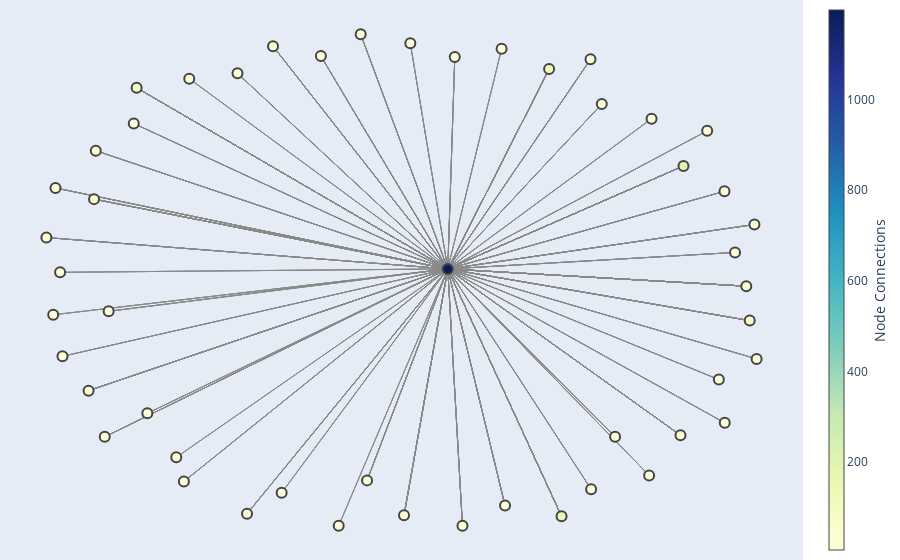

The notebook cell saved with this chart:
### Markdown cell above
### Step 3: Create an interactive plot of an email interaction network using NetworkX and Plotly.

In an email network, the same pair of nodes (email addresses) can have multiple interaction, we can capture the volume and frequency of email interactions between the same sender and recipient using MultiDiGraph (directed multigraph).

The codes also calculates the degree centrality for each node in the graph, which measures the number of connections (both in and out). Nodes with high degree centrality are key players in the network. They are either highly communicative (sending many emails) or highly sought after (receiving many emails).

Sorts nodes by degree centrality in descending order and selects the top 50 nodes for ease of visualization.
Nodes with 0 connections are removed and the positions of the nodes are computed using the spring layout algorithm, which positions nodes to minimize edge crossings and distribute them evenly.

### Code cell
# Create lists of email interactions for authors and recipients
edges = []
author_index, email_index, tag_index = 0, 1, 2
for row in df.iter_rows():
    if row[tag_index] == 'author':
        author_email = row[email_index]
    elif row[tag_index] == 'recipient':
        recipient_email = row[email_index]
        edges.append((author_email, recipient_email))

# Build the directed graph
G = nx.MultiDiGraph()
G.add_edges_from(edges)

# Calculate degree centrality (combining in-degree and out-degree)
degree_centrality = nx.degree_centrality(G)

# Identify top 50 nodes based on degree centrality
top_50_degree = sorted(degree_centrality.items(), key=lambda x: x[1], reverse=True)[:50] # modify the top X number as required.
top_50_nodes_by_degree = [node for node, _ in top_50_degree]

# Create a subgraph with the top 50 nodes
H_sub = G.subgraph(top_50_nodes_by_degree)

# Create a new MultiDiGraph based on the subgraph
H = nx.MultiDiGraph()
H.add_nodes_from(H_sub.nodes(data=True))
H.add_edges_from(H_sub.edges(keys=True, data=True))

# Remove nodes with 0 connections from the new graph
nodes_with_no_edges = [n for n, d in H.degree() if d == 0]
H.remove_nodes_from(nodes_with_no_edges)

# Layout for the graph
pos = nx.spring_layout(H)

# Hover text to mention # of Connections
degrees = dict(H.degree())
hover_texts = [f'Node: {node}<br># of Connections: {degrees[node]}' for node in H.nodes()]

# Extract edge positions and prepare hover text for edges
edge_x = []
edge_y = []
edge_hover_text = []
for edge in H.edges():
    x0, y0 = pos[edge[0]]
    x1, y1 = pos[edge[1]]
    edge_x.extend([x0, x1, None])
    edge_y.extend([y0, y1, None])
    # Display the connected nodes in the hover text
    edge_hover_text.extend([f'{edge[0]} - {edge[1]}', f'{edge[0]} - {edge[1]}', None])

edge_trace = go.Scatter(x=edge_x, y=edge_y, line=dict(width=0.5, color='#888'), hoverinfo='text', mode='lines',
                        text=edge_hover_text)

node_x = [pos[node][0] for node in H.nodes()]
node_y = [pos[node][1] for node in H.nodes()]

node_color = [degrees[node] for node in H.nodes()]

node_trace = go.Scatter(x=node_x, y=node_y, mode='markers', hoverinfo='text', text=hover_texts,
                        marker=dict(showscale=True, colorscale='YlGnBu', color=node_color, size=10,
                                    colorbar=dict(thickness=15, title='Node Connections', xanchor='left',
                                                  titleside='right'), line_width=2))

fig = go.Figure(data=[edge_trace, node_trace], layout=go.Layout(showlegend=False, hovermode='closest',
                                                                margin=dict(b=0, l=0, r=0, t=0),
                                                                xaxis=dict(showgrid=False, zeroline=False,
                                                                           showticklabels=False),
                                                                yaxis=dict(showgrid=False, zeroline=False,
                                                                           showticklabels=False)))

fig.show()

### Figure 1 — Plotly figure (JSON) as saved in the notebook; plotly's stock layout.template omitted (floating-point values rounded to 4 significant figures; data arrays with more than 128 entries replaced by an {"elided": "..."} marker saying what was removed)
{"data": [{"hoverinfo": "text", "line": {"color": "#888", "width": 0.5}, "mode": "lines", "text": {"elided": "3552 str values"}, "type": "scatter", "x": {"elided": "3552 float values"}, "y": {"elided": "3552 float values"}}, {"hoverinfo": "text", "marker": {"color": [13, 12, 11, 1197, 9, 15, 7, 7, 137, 10, 7, 32, 10, 13, 16, 9, 7, 8, 10, 31, 10, 14, 8, 17, 6, 22, 27, 24, 195, 115, 59, 8, 17, 12, 16, 41, 85, 9, 9, 8, 7, 10, 15, 9, 7, 8, 6, 19, 8, 16], "colorbar": {"thickness": 15, "title": {"side": "right", "text": "Node Connections"}, "xanchor": "left"}, "colorscale": [[0, "rgb(255,255,217)"], [0.125, "rgb(237,248,177)"], [0.25, "rgb(199,233,180)"], [0.375, "rgb(127,205,187)"], [0.5, "rgb(65,182,196)"], [0.625, "rgb(29,145,192)"], [0.75, "rgb(34,94,168)"], [0.875, "rgb(37,52,148)"], [1, "rgb(8,29,88)"]], "line": {"width": 2}, "showscale": true, "size": 10}, "mode": "markers", "text": ["Node: morgan@pax.com<br># of Connections: 13", "Node: jessica@juul.com<br># of Connections: 12", "Node: cyang@pax.com<br># of Connections: 11", "Node: janel@pax.com<br># of Connections: 1197", "Node: lee@pax.com<br># of Connections: 9", "Node: josh.raffel@juul.com<br># of Connections: 15", "Node: andy@pax.com<br># of Connections: 7", "Node: dima@pax.com<br># of Connections: 7", "Node: ashley@pax.com<br># of Connections: 137", "Node: adam@pax.com<br># of Connections: 10", "Node: jacqueline@pax.com<br># of Connections: 7", "Node: sarah@ploom.com<br># of Connections: 32", "Node: amanda@juullabs.com<br># of Connections: 10", "Node: nicole@pax.com<br># of Connections: 13", "Node: kelly@ploom.com<br># of Connections: 16", "Node: kmortensen@pax.com<br># of Connections: 9", "Node: kelly@pax.com<br># of Connections: 7", "Node: kim@juul.com<br># of Connections: 8", "Node: richard@ploom.com<br># of Connections: 10", "Node: kate@juul.com<br># of Connections: 31", "Node: byip@juul.com<br># of Connections: 10", "Node: erica@pax.com<br># of Connections: 14", "Node: ashleygould@juul.com<br># of Connections: 8", "Node: lauryn@pax.com<br># of Connections: 17", "Node: sdunlap@pax.com<br># of Connections: 6", "Node: raf@pax.com<br># of Connections: 22", "Node: tim@ploom.com<br># of Connections: 27", "Node: richard@pax.com<br># of Connections: 24", "Node: kate@pax.com<br># of Connections: 195", "Node: sarah@pax.com<br># of Connections: 115", "Node: chelseakania@pax.com<br># of Connections: 59", "Node: danna@pax.com<br># of Connections: 8", "Node: vdavis@juul.com<br># of Connections: 17", "Node: jsargent@juul.com<br># of Connections: 12", "Node: christine@juul.com<br># of Connections: 16", "Node: spencer@pax.com<br># of Connections: 41", "Node: kate@ploom.com<br># of Connections: 85", "Node: chelseakania@juul.com<br># of Connections: 9", "Node: mattdavid@juul.com<br># of Connections: 9", "Node: laina@pax.com<br># of Connections: 8", "Node: scott@pax.com<br># of Connections: 7", "Node: celia@pax.com<br># of Connections: 10", "Node: chelseakania@ploom.com<br># of Connections: 15", "Node: jono@pax.com<br># of Connections: 9", "Node: peter@pax.com<br># of Connections: 7", "Node: adam@ploom.com<br># of Connections: 8", "Node: nancy@pax.com<br># of Connections: 6", "Node: spencer@ploom.com<br># of Connections: 19", "Node: lauryn@ploom.com<br># of Connections: 8", "Node: tim@pax.com<br># of Connections: 16"], "type": "scatter", "x": [-0.82, -0.8446, 0.143, 0.1237, 0.9732, -0.09834, -0.9428, -0.9617, 0.4367, 0.5474, -0.7028, 0.9543, -0.4548, -0.1158, 0.9672, 0.8856, -0.3333, 0.6843, -0.6022, 0.003351, 0.914, -0.9804, 0.8373, -0.4285, -0.6232, -0.357, 0.7639, -0.8644, 0.7722, 0.4024, 0.9449, 0.6776, -0.2253, 0.8849, 0.5164, -0.8494, -0.7322, 0.5181, 0.584, -0.9362, -0.5875, -0.7401, 0.1641, -0.8092, 0.2718, 0.8694, -0.1763, 0.2812, 0.02072, -0.9555], "y": [-0.6219, 0.5309, 0.9086, 0.05455, -0.3079, -0.7973, 0.04098, -0.1302, -0.9422, 0.7192, -0.5271, -0.1536, 0.8424, 1, 0.2335, -0.5655, -0.8472, 0.6598, -0.8018, -0.9381, 0.121, 0.181, 0.6108, -0.9316, -0.7044, 0.9519, -0.6154, -0.4358, 0.4694, 0.8596, -0.01493, -0.7773, 0.912, 0.3673, 0.899, 0.3357, 0.7842, -0.8328, -0.6218, -0.2974, 0.8211, 0.6405, -0.9797, -0.116, 0.9419, -0.3912, -0.9801, -0.8988, 0.9635, 0.3808]}], "layout": {"hovermode": "closest", "margin": {"b": 0, "l": 0, "r": 0, "t": 0}, "showlegend": false, "xaxis": {"showgrid": false, "showticklabels": false, "zeroline": false}, "yaxis": {"showgrid": false, "showticklabels": false, "zeroline": false}}}
